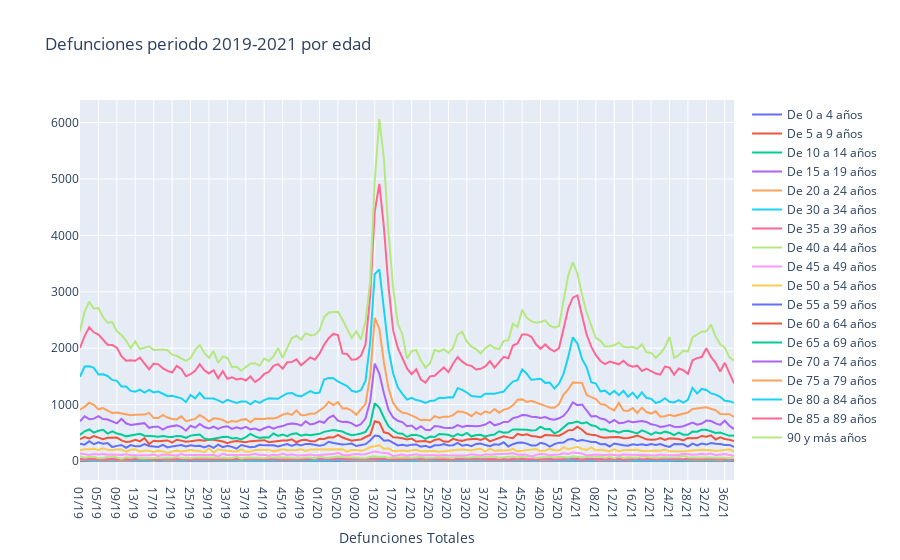

Notebook code for this chart:
### Code cell
data = []

for i in lista_ed:
  i.reset_index(inplace=True)
  trace = go.Scatter(
                    x = new_dates,
                    y = i['Total'],
                    name = i['Edad'][0],
                    mode= 'lines')
  data.append(trace)

layout = dict(title = 'Defunciones periodo 2019-2021 por edad',
             xaxis= dict(title= 'Defunciones Totales',ticklen= 5)
           )

fig = go.Figure(data = data, layout=layout)

iplot(fig)

fig.write_html(os.path.join(os.path.dirname(os.path.dirname(os.path.abspath('file'))), 'data', 'def_edades.html'))

### Figure 1 — Plotly figure (JSON) as saved in the notebook; plotly's stock layout.template omitted (floating-point values rounded to 4 significant figures; data arrays with more than 128 entries replaced by an {"elided": "..."} marker saying what was removed)
{"data": [{"mode": "lines", "name": "De 0 a 4 años", "type": "scatter", "x": {"elided": "143 str values"}, "y": {"elided": "143 int values"}}, {"mode": "lines", "name": "De 5 a 9 años", "type": "scatter", "x": {"elided": "143 str values"}, "y": {"elided": "143 int values"}}, {"mode": "lines", "name": "De 10 a 14 años  ", "type": "scatter", "x": {"elided": "143 str values"}, "y": {"elided": "143 int values"}}, {"mode": "lines", "name": "De 15 a 19 años  ", "type": "scatter", "x": {"elided": "143 str values"}, "y": {"elided": "143 int values"}}, {"mode": "lines", "name": "De 20 a 24 años", "type": "scatter", "x": {"elided": "143 str values"}, "y": {"elided": "143 int values"}}, {"mode": "lines", "name": "De 30 a 34 años", "type": "scatter", "x": {"elided": "143 str values"}, "y": {"elided": "143 int values"}}, {"mode": "lines", "name": "De 35 a 39 años", "type": "scatter", "x": {"elided": "143 str values"}, "y": {"elided": "143 int values"}}, {"mode": "lines", "name": "De 40 a 44 años", "type": "scatter", "x": {"elided": "143 str values"}, "y": {"elided": "143 int values"}}, {"mode": "lines", "name": "De 45 a 49 años", "type": "scatter", "x": {"elided": "143 str values"}, "y": {"elided": "143 int values"}}, {"mode": "lines", "name": "De 50 a 54 años", "type": "scatter", "x": {"elided": "143 str values"}, "y": {"elided": "143 int values"}}, {"mode": "lines", "name": "De 55 a 59 años", "type": "scatter", "x": {"elided": "143 str values"}, "y": {"elided": "143 int values"}}, {"mode": "lines", "name": "De 60 a 64 años", "type": "scatter", "x": {"elided": "143 str values"}, "y": {"elided": "143 int values"}}, {"mode": "lines", "name": "De 65 a 69 años", "type": "scatter", "x": {"elided": "143 str values"}, "y": {"elided": "143 int values"}}, {"mode": "lines", "name": "De 70 a 74 años  ", "type": "scatter", "x": {"elided": "143 str values"}, "y": {"elided": "143 int values"}}, {"mode": "lines", "name": "De 75 a 79 años  ", "type": "scatter", "x": {"elided": "143 str values"}, "y": {"elided": "143 int values"}}, {"mode": "lines", "name": "De 80 a 84 años  ", "type": "scatter", "x": {"elided": "143 str values"}, "y": {"elided": "143 int values"}}, {"mode": "lines", "name": "De 85 a 89 años  ", "type": "scatter", "x": {"elided": "143 str values"}, "y": {"elided": "143 int values"}}, {"mode": "lines", "name": "90 y más años", "type": "scatter", "x": {"elided": "143 str values"}, "y": {"elided": "143 int values"}}], "layout": {"title": {"text": "Defunciones periodo 2019-2021 por edad"}, "xaxis": {"ticklen": 5, "title": {"text": "Defunciones Totales"}}}}
